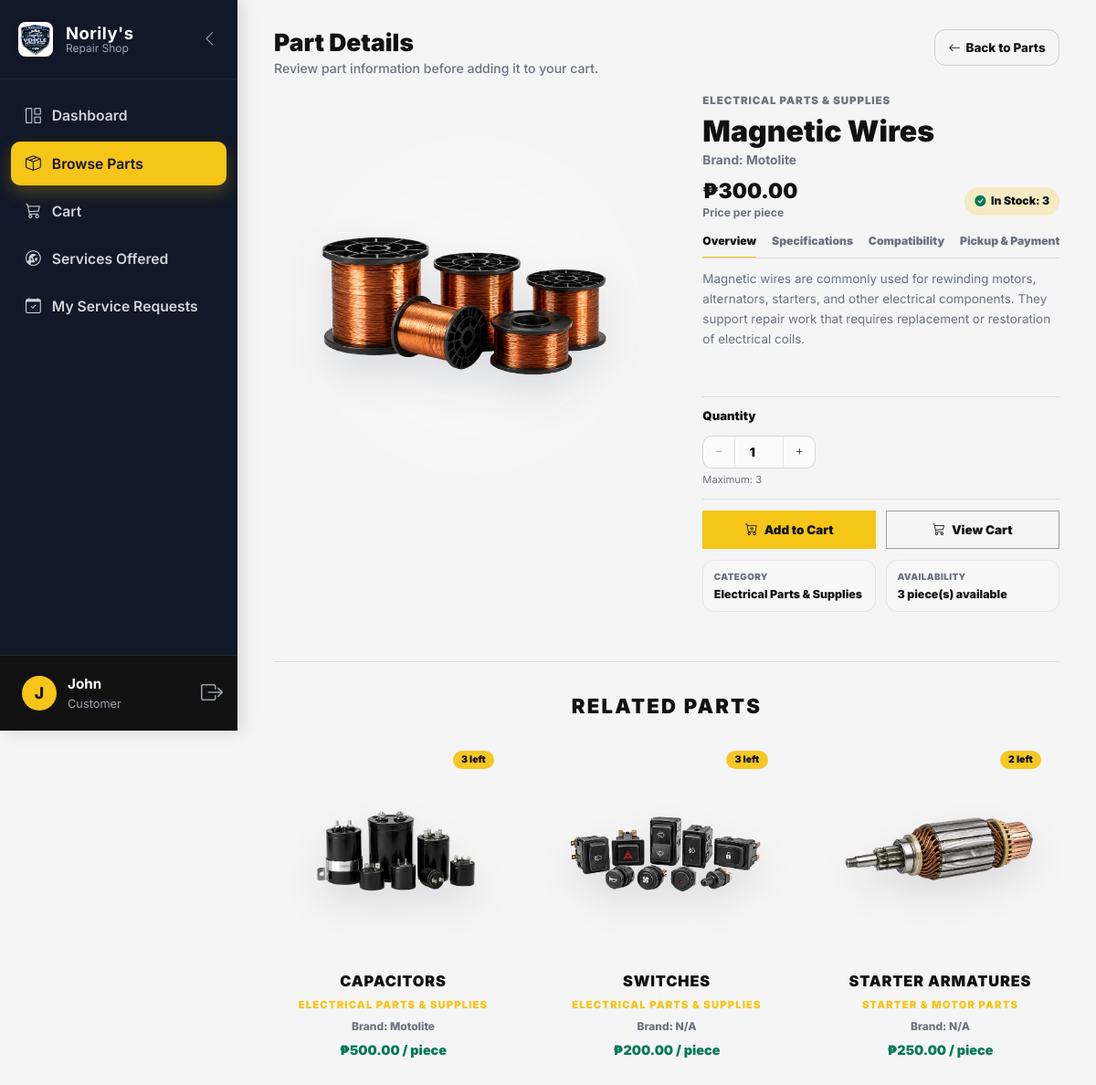
Page /views/customer_part_details.php?id=5 (signed in) on the committed database.
### tables this page shows
CREATE TABLE `part` (
  `part_id` int(11) NOT NULL,
  `category` varchar(100) NOT NULL,
  `brand` varchar(100) DEFAULT NULL,
  `part_name` varchar(50) NOT NULL,
  `description` text DEFAULT NULL,
  `specification` text DEFAULT NULL,
  `compatibility` text DEFAULT NULL,
  `unit` varchar(50) DEFAULT 'piece',
  `unit_price` decimal(10,2) NOT NULL DEFAULT 0.00,
  `quantity_on_hand` smallint(6) NOT NULL DEFAULT 0,
  `low_stock_threshold` smallint(6) NOT NULL DEFAULT 3,
  `supplier_id` int(11) DEFAULT 1,
  `is_low_stock` tinyint(1) NOT NULL DEFAULT 0,
  `primary_supplier_id` int(11) DEFAULT 1,
  `is_active` tinyint(1) NOT NULL DEFAULT 1,
  `cost_price` decimal(10,2) DEFAULT NULL,
  `image` varchar(255) DEFAULT NULL,
  `full_description` text DEFAULT NULL
);

### views/customer_part_details.php (the view, shortened to what this page needs)
<?php
$db = (new Database())->getConnection();
$part_id = filter_input(INPUT_GET, 'id', FILTER_VALIDATE_INT);
$part = null;
$relatedParts = [];
$dbError = '';
try {
    if ($part_id) {
        $stmt = $db->prepare("
            SELECT
                part_id,
                category,
                brand,
                part_name,
                description,
                specification,
                compatibility,
                unit,
                full_description,
                unit_price,
                quantity_on_hand,
                image
            FROM part
            WHERE part_id = ?
              AND is_active = 1
            LIMIT 1
        ");
        $stmt->execute([$part_id]);
        $part = $stmt->fetch(PDO::FETCH_ASSOC);
        if ($part) {
            $relatedStmt = $db->prepare("
                SELECT
                    part_id,
                    category,
                    brand,
                    part_name,
                    description,
                    unit,
                    unit_price,
                    quantity_on_hand,
                    image
                FROM part
                WHERE is_active = 1
                  AND quantity_on_hand > 0
                  AND part_id != ?
                  AND category = ?
                ORDER BY part_name ASC
                LIMIT 3
            ");
            $relatedStmt->execute([
                intval($part['part_id']),
                $part['category']
            ]);
            $relatedParts = $relatedStmt->fetchAll(PDO::FETCH_ASSOC);
            if (count($relatedParts) === 0) {
                $fallbackStmt = $db->prepare("
                    SELECT
                        part_id,
                        category,
                        brand,
                        part_name,
                        description,
                        unit,
                        unit_price,
                        quantity_on_hand,
                        image
                    FROM part
                    WHERE is_active = 1
                      AND quantity_on_hand > 0
                      AND part_id != ?
                    ORDER BY category ASC, part_name ASC
                    LIMIT 3
                ");
                $fallbackStmt->execute([intval($part['part_id'])]);
                $relatedParts = $fallbackStmt->fetchAll(PDO::FETCH_ASSOC);
            }
        }
    }
} catch (Exception $e) {
    $dbError = "Unable to load part details.";
}
function partImagePath($image)
{
    return '../assets/images/parts/' . htmlspecialchars($image);
}
function displayText($value, $fallback = 'N/A')
{
    $value = trim(html_entity_decode((string)($value ?? ''), ENT_QUOTES | ENT_HTML5, 'UTF-8'));
    return htmlspecialchars($value);
}
function displayMultiline($value, $fallback = 'No information available.')
{
    $value = trim(html_entity_decode((string)($value ?? ''), ENT_QUOTES | ENT_HTML5, 'UTF-8'));
    return nl2br(htmlspecialchars($value));
}
?>
<!DOCTYPE html>
<html lang="en">
<head>
<link href="https://cdn.jsdelivr.net/npm/bootstrap@5.3.0/dist/css/bootstrap.min.css" rel="stylesheet">
<link rel="stylesheet" href="https://cdn.jsdelivr.net/npm/bootstrap-icons@1.11.1/font/bootstrap-icons.css">
<link rel="stylesheet" href="../assets/css/style.css">
</head>
<body>
<div class="app-wrapper">
<?php include '../includes/sidebar.php'; ?>
<main class="main-content">
    <div class="part-detail-page">
        <div class="detail-topbar">
            <div>
                <h2>Part Details</h2>
                <p>Review part information before adding it to your cart.</p>
            </div>
            <a href="customer_parts.php" class="btn back-btn">
                <i class="bi bi-arrow-left"></i>
                Back to Parts
            </a>
        </div>
        <?php if ($dbError): ?>
            <div class="empty-state-card">
                <i class="bi bi-exclamation-circle"></i>
                <div class="fw-bold mb-2">Something went wrong</div>
                <div><?php echo htmlspecialchars($dbError); ?></div>
            </div>
        <?php else: ?>
            <div class="detail-layout">
                <div class="product-media-panel">
                    <div class="product-media-stage">
                        <img
                            src="<?php echo partImagePath($part['image'] ?? ''); ?>"
                            alt="<?php echo displayText($part['part_name'] ?? 'Part image'); ?>"
                        >
                    </div>
                </div>
                <div class="product-info-panel">
                    <div class="product-category">
                        <?php echo displayText($part['category'] ?? ''); ?>
                    </div>
                    <h1 class="product-title">
                        <?php echo displayText($part['part_name'] ?? ''); ?>
                    </h1>
                    <div class="product-brand-line">
                        Brand: <?php echo displayText($part['brand'] ?? '', 'Unspecified'); ?>
                    </div>
                    <div class="product-price-row">
                        <div>
                            <div class="product-price">
                                ₱<?php echo number_format(floatval($part['unit_price']), 2); ?>
                            </div>
                            <div class="product-unit-line">
                                Price per <?php echo displayText($part['unit'] ?? '', 'piece'); ?>
                            </div>
                        </div>
                        <div>
                            <?php if (intval($part['quantity_on_hand']) > 0): ?>
                                <span class="stock-badge-available">
                                    <i class="bi bi-check-circle-fill"></i>
                                    In Stock: <?php echo intval($part['quantity_on_hand']); ?>
                                </span>
                            <?php endif; ?>
                        </div>
                    </div>
                    <div class="detail-tabs" role="tablist" aria-label="Part detail sections">
                        <button type="button" class="detail-tab-btn active" data-tab="overview">Overview</button>
                        <button type="button" class="detail-tab-btn" data-tab="specifications">Specifications</button>
                        <button type="button" class="detail-tab-btn" data-tab="compatibility">Compatibility</button>
                        <button type="button" class="detail-tab-btn" data-tab="pickup">Pickup & Payment</button>
                    </div>
                    <div class="tab-panels">
                        <div class="tab-panel active" id="tab-overview">
                            <?php echo displayMultiline($part['full_description'] ?: $part['description'], 'No description available.'); ?>
                        </div>
                    </div>
                    <?php if (intval($part['quantity_on_hand']) > 0): ?>
                        <form action="../controllers/CartController.php" method="POST" class="purchase-box">
                            <div class="purchase-row">
                                <div class="quantity-control-wrap">
                                    <p class="quantity-label">Quantity</p>
                                    <div class="quantity-control">
                                        <button type="button" class="qty-btn" id="decreaseQty">
                                            <i class="bi bi-dash"></i>
                                        </button>
                                        <input
                                            type="number"
                                            name="quantity"
                                            id="quantityInput"
                                            class="qty-input"
                                            min="1"
                                            max="<?php echo intval($part['quantity_on_hand']); ?>"
                                            value="1"
                                            required
                                        >
                                        <button type="button" class="qty-btn" id="increaseQty">
                                            <i class="bi bi-plus"></i>
                                        </button>
                                    </div>
                                    <p class="max-note">
                                        Maximum: <?php echo intval($part['quantity_on_hand']); ?>
                                    </p>
                                </div>
                            </div>
                            <div class="action-buttons">
                                <button type="submit" class="btn add-cart-btn">
                                    <i class="bi bi-cart-plus"></i>
                                    Add to Cart
                                </button>
                                <a href="customer_cart.php" class="btn view-cart-btn">
                                    <i class="bi bi-cart3"></i>
                                    View Cart
                                </a>
                            </div>
                        </form>
                    <?php endif; ?>
                    <div class="product-meta-grid">
                        <div class="meta-box">
                            <span class="meta-label">Category</span>
                            <div class="meta-value">
                                <?php echo displayText($part['category'] ?? ''); ?>
                            </div>
                        </div>
                        <div class="meta-box">
                            <span class="meta-label">Availability</span>
                            <div class="meta-value">
                                <?php echo intval($part['quantity_on_hand']); ?>
                                <?php echo displayText($part['unit'] ?? '', 'unit'); ?>(s) available
                            </div>
                        </div>
                    </div>
                </div>
            </div>
            <?php if (!empty($relatedParts)): ?>
                <section class="related-parts-section">
                    <h2 class="related-parts-title">Related Parts</h2>
                    <div class="related-parts-grid">
                        <?php foreach ($relatedParts as $related): ?>
                            <a
                                href="customer_part_details.php?id=<?php echo intval($related['part_id']); ?>"
                                class="related-part-card"
                            >
                                <div class="related-part-image">
                                    <span class="related-stock">
                                        <?php echo intval($related['quantity_on_hand']); ?> left
                                    </span>
                                    <img
                                        src="<?php echo partImagePath($related['image'] ?? ''); ?>"
                                        alt="<?php echo displayText($related['part_name'] ?? 'Part image'); ?>"
                                    >
                                </div>
                                <div class="related-part-name">
                                    <?php echo displayText($related['part_name'] ?? ''); ?>
                                </div>
                                <div class="related-part-category">
                                    <?php echo displayText($related['category'] ?? ''); ?>
                                </div>
                                <div class="related-part-brand">
                                    Brand: <?php echo displayText($related['brand'] ?? '', 'Unspecified'); ?>
                                </div>
                                <div class="related-part-price">
                                    ₱<?php echo number_format(floatval($related['unit_price']), 2); ?>
                                    / <?php echo displayText($related['unit'] ?? '', 'piece'); ?>
                                </div>
                            </a>
                        <?php endforeach; ?>
                    </div>
                </section>
            <?php endif; ?>
        <?php endif; ?>
    </div>
</main>
</div>
</body>
</html>

### assets/css/style.css (style rules this page uses)
:root { --primary-yellow: #f5c518; --yellow-dark: #d9a900; --black: #111111; --dark-gray: #1f2937; --muted-gray: #6b7280; --light-gray: #f5f5f5; --border-light: #e5e7eb; --white: #ffffff; --success-bg: #d1fae5; --success-text: #047857; --warning-bg: #fef3c7; --warning-text: #92400e; --danger-bg: #fee2e2; --danger-text: #b91c1c; --dashboard-sidebar-bg: #111111; --dashboard-sidebar-hover: #1f1f1f; --dashboard-primary: #f5c518; --dashboard-primary-hover: #d9a900; --dashboard-primary-soft: #fff8d6; --dashboard-success: #047857; --dashboard-danger: #d72e2e; --dashboard-warning: #d97706; --dashboard-bg: #f5f5f5; --dashboard-card-bg: #ffffff; --dashboard-text-main: #111111; --dashboard-text-muted: #6b7280; --dashboard-cloud: #d1d5db; --dashboard-ocean: #f5c518; }
html { scroll-behavior: smooth; }
body { font-family: Arial, sans-serif; color: var(--black); background: var(--white); }
.app-wrapper { display: flex; min-height: 100vh; background-color: var(--dashboard-bg); color: var(--dashboard-text-main); font-family: 'Inter', system-ui, -apple-system, sans-serif; font-size: 16px; overflow-x: hidden; }
.main-content { flex-grow: 1; margin-left: 260px; padding: 2rem 2.5rem; background-color: var(--dashboard-bg); min-height: 100vh; }
.main-content h1, .main-content h2, .main-content h3, .main-content h4, .main-content h5, .main-content h6 { color: var(--dashboard-text-main); }

### rows in the picture
part: image (picture), category "ELECTRICAL PARTS & SUPPLIES", part_name "Magnetic Wires", brand "Motolite", unit_price "300.00", unit "piece", quantity_on_hand "3", full_description "Magnetic wires are commonly used for rewinding motors, alternators, starters, and other electrical components. They support repair work that requires replacement or restoration of electrical coils.", quantity "1", category "Electrical Parts & Supplies"
part: quantity_on_hand "3", image (picture), part_name "CAPACITORS", category "ELECTRICAL PARTS & SUPPLIES", brand "Motolite", unit_price "500.00", unit "piece"
part: quantity_on_hand "3", image (picture), part_name "SWITCHES", category "ELECTRICAL PARTS & SUPPLIES", brand "N/A", unit_price "200.00", unit "piece"
part: quantity_on_hand "2", image (picture), part_name "STARTER ARMATURES", category "STARTER & MOTOR PARTS", brand "N/A", unit_price "250.00", unit "piece"

### other values in the picture
$userInitial "J"
$_SESSION['first_name'] "John"
$userRole "Customer"
